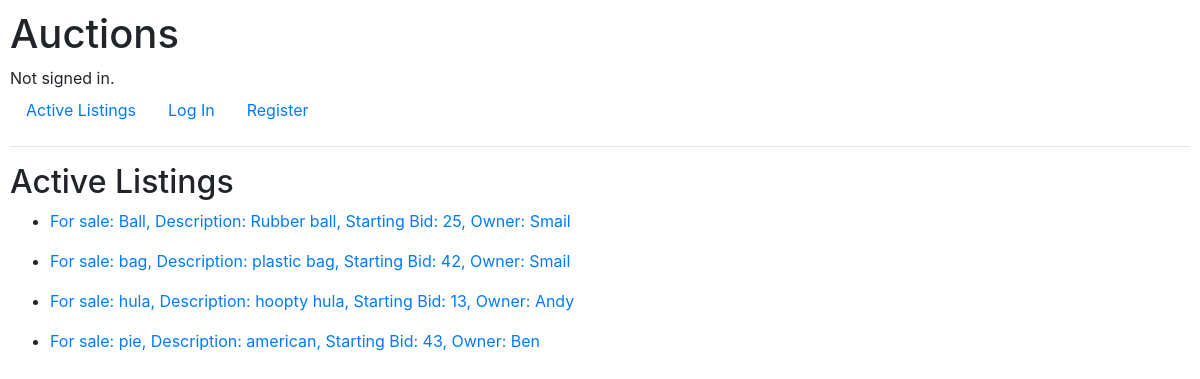
/, run on an earlier commit of the app's database.
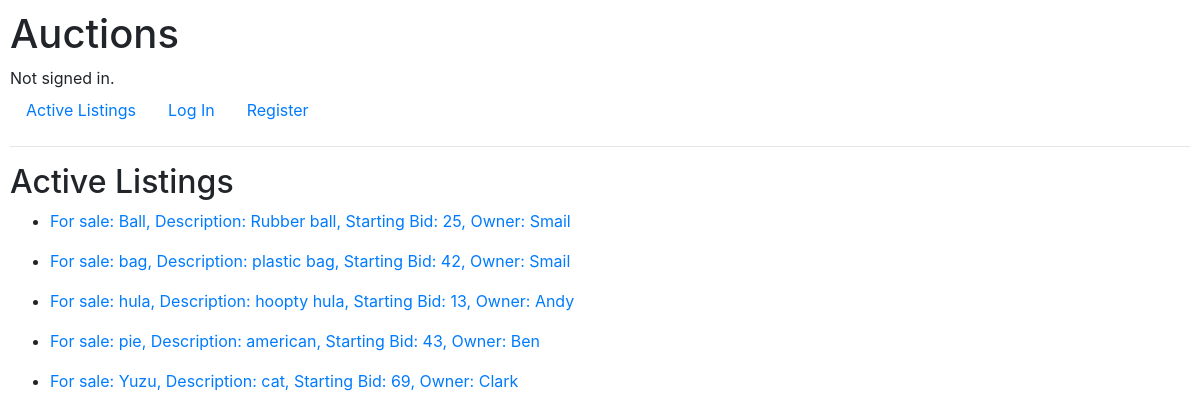
And on a later commit of the database.
### auctions/models.py (models this page shows, shortened)
class Listing(models.Model):
    title = models.CharField(max_length=64)
    description = models.CharField(max_length=64)
    starting_bid = models.IntegerField(validators=[MinValueValidator(0)])
    image = models.URLField(blank=True)
    category = models.CharField(max_length=64, blank=True)
    active = models.BooleanField(default=True)
    owner = models.ForeignKey(User, on_delete=models.CASCADE, related_name="sellers")
    winner = models.ForeignKey(User, on_delete=models.CASCADE, related_name="bids_won", null=True, blank=True)

class User(AbstractUser):
    def __str__(self):
        return f"{self.username} "

### auctions/views.py (the view)
# urls.py: path("", views.index, name="index"),
def index(request):
    return render(request, "auctions/index.html", {
        "listings": Listing.objects.all()
        })

### auctions/templates/auctions/index.html
{% extends "auctions/layout.html" %}
{% block body %}
    <h2>Active Listings</h2>
    <ul>
        {% for listing in listings %}
            <li>
                <a href="{% url 'listing' listing.id %}"><p>
                    For sale: {{ listing.title }}, Description: {{ listing.description }},
                    Starting Bid: {{ listing.starting_bid }}, Owner: {{listing.owner}}
                </p></a>
            </li>
        {% endfor %}
    </ul>
{% endblock %}

### auctions/templates/auctions/layout.html (shortened to what this page needs)
{% load static %}
<!DOCTYPE html>
<html lang="en">
    <head>
        <link rel="stylesheet" href="https://stackpath.bootstrapcdn.com/bootstrap/4.4.1/css/bootstrap.min.css">
        <link href="{% static 'auctions/styles.css' %}" rel="stylesheet">
    </head>
    <body>
        <h1>Auctions</h1>
        <div>
            {% if user.is_authenticated %}
                Signed in as <strong>{{ user.username }}</strong>.
            {% else %}
                Not signed in.
            {% endif %}
        </div>
        <ul class="nav">
            <li class="nav-item">
                <a class="nav-link" href="{% url 'index' %}">Active Listings</a>
            </li>
            {% if user.is_authenticated %}
                <li class="nav-item">
                    <a class="nav-link" href="{% url 'categories' %}">Categories</a>
                </li>
                <li class="nav-item">
                    <a class="nav-link" href="{% url 'watchlist' %}">WatchList</a>
                </li>
                <li class="nav-item">
                    <a class="nav-link" href="{% url 'create_listing' %}">Create Listing</a>
                </li>
                <li class="nav-item">
                    <a class="nav-link" href="{% url 'logout' %}">Log Out</a>
                </li>
            {% else %}
                <li class="nav-item">
                    <a class="nav-link" href="{% url 'login' %}">Log In</a>
                </li>
                <li class="nav-item">
                    <a class="nav-link" href="{% url 'register' %}">Register</a>
                </li>
            {% endif %}
        </ul>
        <hr>
        {% block body %}
        {% endblock %}
    </body>
</html>

### auctions/static/auctions/styles.css (style rules this page uses)
body { padding: 10px; }

What changed in the data, as far as the page shows it:
added Listing: title "Yuzu", description "cat", starting_bid "69", owner "Clark"
